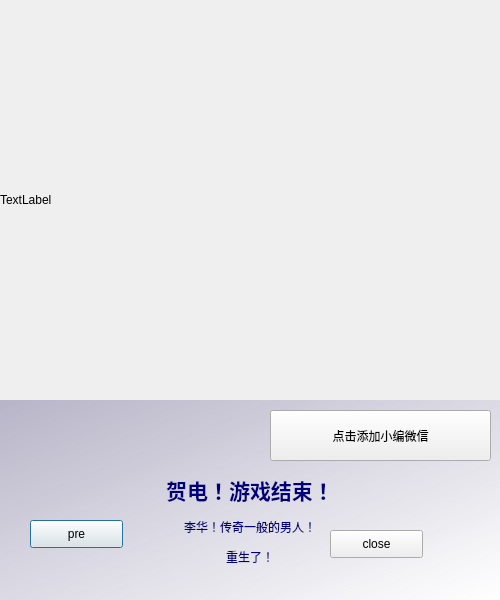
<?xml version="1.0" encoding="UTF-8"?>
<ui version="4.0">
 <class>Dialog8</class>
 <widget class="QDialog" name="Dialog8">
  <property name="geometry">
   <rect>
    <x>0</x>
    <y>0</y>
    <width>500</width>
    <height>600</height>
   </rect>
  </property>
  <property name="windowTitle">
   <string>Dialog</string>
  </property>
  <widget class="QLabel" name="label">
   <property name="geometry">
    <rect>
     <x>0</x>
     <y>0</y>
     <width>500</width>
     <height>400</height>
    </rect>
   </property>
   <property name="text">
    <string>TextLabel</string>
   </property>
  </widget>
  <widget class="QPushButton" name="pushButton">
   <property name="geometry">
    <rect>
     <x>30</x>
     <y>520</y>
     <width>93</width>
     <height>28</height>
    </rect>
   </property>
   <property name="text">
    <string>pre</string>
   </property>
  </widget>
  <widget class="QPushButton" name="pushButton_2">
   <property name="geometry">
    <rect>
     <x>330</x>
     <y>530</y>
     <width>93</width>
     <height>28</height>
    </rect>
   </property>
   <property name="text">
    <string>close</string>
   </property>
  </widget>
  <widget class="QLabel" name="label_2">
   <property name="geometry">
    <rect>
     <x>0</x>
     <y>400</y>
     <width>500</width>
     <height>200</height>
    </rect>
   </property>
   <property name="styleSheet">
    <string notr="true">background-color: qlineargradient(spread:pad, x1:0, y1:0, x2:1, y2:1, stop:0 rgba(175, 171, 194, 220), stop:1 rgba(255, 255, 255, 255));
color: rgb(0, 0, 127);</string>
   </property>
   <property name="text">
    <string>&lt;html&gt;&lt;head/&gt;&lt;body&gt;&lt;p align=&quot;center&quot;&gt;&lt;br/&gt;&lt;/p&gt;&lt;p align=&quot;center&quot;&gt;&lt;span style=&quot; font-size:16pt; font-weight:600;&quot;&gt;贺电！游戏结束！&lt;/span&gt;&lt;/p&gt;&lt;p align=&quot;center&quot;&gt;李华！传奇一般的男人！&lt;/p&gt;&lt;p align=&quot;center&quot;&gt;重生了！&lt;/p&gt;&lt;/body&gt;&lt;/html&gt;</string>
   </property>
  </widget>
  <widget class="QPushButton" name="pushButton_3">
   <property name="geometry">
    <rect>
     <x>270</x>
     <y>410</y>
     <width>221</width>
     <height>51</height>
    </rect>
   </property>
   <property name="text">
    <string>点击添加小编微信</string>
   </property>
  </widget>
  <zorder>label_2</zorder>
  <zorder>label</zorder>
  <zorder>pushButton</zorder>
  <zorder>pushButton_2</zorder>
  <zorder>pushButton_3</zorder>
 </widget>
 <resources/>
 <connections/>
</ui>
